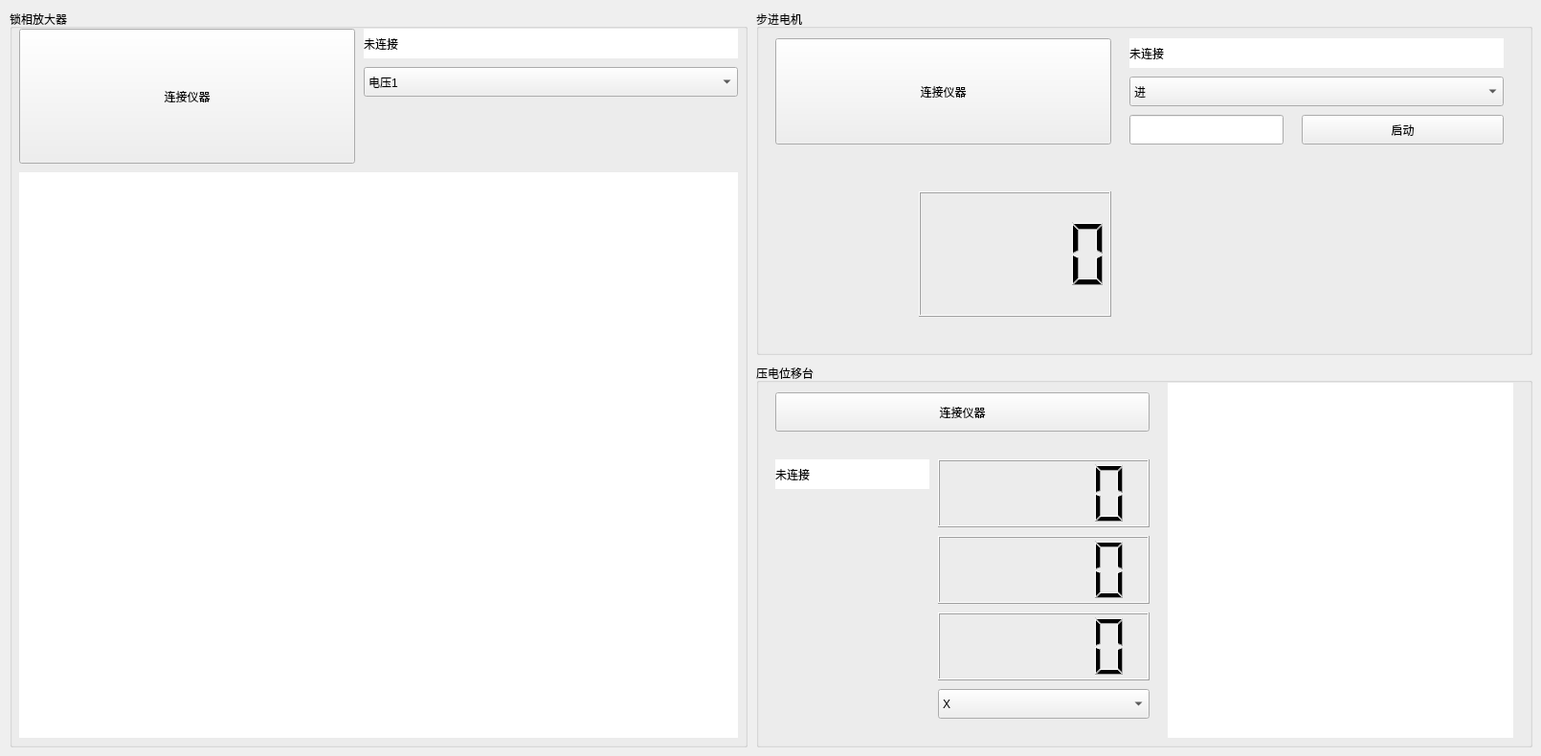
    <widget class="QWidget" name="tab_debug">
     <attribute name="title">
      <string>调试仪器</string>
     </attribute>
     <widget class="QGroupBox" name="groupBox">
      <property name="geometry">
       <rect>
        <x>10</x>
        <y>10</y>
        <width>771</width>
        <height>771</height>
       </rect>
      </property>
      <property name="title">
       <string>锁相放大器</string>
      </property>
      <widget class="QPushButton" name="pushButton">
       <property name="geometry">
        <rect>
         <x>10</x>
         <y>20</y>
         <width>351</width>
         <height>141</height>
        </rect>
       </property>
       <property name="text">
        <string>连接仪器</string>
       </property>
      </widget>
      <widget class="QWidget" name="widget" native="true">
       <property name="geometry">
        <rect>
         <x>10</x>
         <y>170</y>
         <width>751</width>
         <height>591</height>
        </rect>
       </property>
       <property name="styleSheet">
        <string notr="true">background-color: rgb(255, 255, 255);</string>
       </property>
      </widget>
      <widget class="QComboBox" name="comboBox">
       <property name="geometry">
        <rect>
         <x>370</x>
         <y>60</y>
         <width>391</width>
         <height>31</height>
        </rect>
       </property>
       <item>
        <property name="text">
         <string>电压1</string>
        </property>
       </item>
       <item>
        <property name="text">
         <string>电流1</string>
        </property>
       </item>
      </widget>
      <widget class="QLabel" name="label_3">
       <property name="geometry">
        <rect>
         <x>370</x>
         <y>20</y>
         <width>391</width>
         <height>31</height>
        </rect>
       </property>
       <property name="styleSheet">
        <string notr="true">background-color: rgb(255, 255, 255);</string>
       </property>
       <property name="text">
        <string>未连接</string>
       </property>
      </widget>
     </widget>
     <widget class="QGroupBox" name="groupBox_2">
      <property name="geometry">
       <rect>
        <x>790</x>
        <y>10</y>
        <width>811</width>
        <height>361</height>
       </rect>
      </property>
      <property name="title">
       <string>步进电机</string>
      </property>
      <widget class="QPushButton" name="pushButton_2">
       <property name="geometry">
        <rect>
         <x>20</x>
         <y>30</y>
         <width>351</width>
         <height>111</height>
        </rect>
       </property>
       <property name="text">
        <string>连接仪器</string>
       </property>
      </widget>
      <widget class="QLabel" name="label_4">
       <property name="geometry">
        <rect>
         <x>390</x>
         <y>30</y>
         <width>391</width>
         <height>31</height>
        </rect>
       </property>
       <property name="styleSheet">
        <string notr="true">background-color: rgb(255, 255, 255);</string>
       </property>
       <property name="text">
        <string>未连接</string>
       </property>
      </widget>
      <widget class="QComboBox" name="comboBox_2">
       <property name="geometry">
        <rect>
         <x>390</x>
         <y>70</y>
         <width>391</width>
         <height>31</height>
        </rect>
       </property>
       <item>
        <property name="text">
         <string>进</string>
        </property>
       </item>
       <item>
        <property name="text">
         <string>退</string>
        </property>
       </item>
      </widget>
      <widget class="QLineEdit" name="lineEdit">
       <property name="geometry">
        <rect>
         <x>390</x>
         <y>110</y>
         <width>161</width>
         <height>31</height>
        </rect>
       </property>
      </widget>
      <widget class="QPushButton" name="pushButton_3">
       <property name="geometry">
        <rect>
         <x>570</x>
         <y>110</y>
         <width>211</width>
         <height>31</height>
        </rect>
       </property>
       <property name="text">
        <string>启动</string>
       </property>
      </widget>
      <widget class="QLCDNumber" name="lcdNumber">
       <property name="geometry">
        <rect>
         <x>170</x>
         <y>190</y>
         <width>201</width>
         <height>131</height>
        </rect>
       </property>
      </widget>
     </widget>
     <widget class="QGroupBox" name="groupBox_3">
      <property name="geometry">
       <rect>
        <x>790</x>
        <y>380</y>
        <width>811</width>
        <height>401</height>
       </rect>
      </property>
      <property name="title">
       <string>压电位移台</string>
      </property>
      <widget class="QWidget" name="widget_2" native="true">
       <property name="geometry">
        <rect>
         <x>430</x>
         <y>20</y>
         <width>361</width>
         <height>371</height>
        </rect>
       </property>
       <property name="styleSheet">
        <string notr="true">background-color: rgb(255, 255, 255);</string>
       </property>
      </widget>
      <widget class="QLCDNumber" name="lcdNumber_2">
       <property name="geometry">
        <rect>
         <x>190</x>
         <y>100</y>
         <width>221</width>
         <height>71</height>
        </rect>
       </property>
      </widget>
      <widget class="QLCDNumber" name="lcdNumber_3">
       <property name="geometry">
        <rect>
         <x>190</x>
         <y>180</y>
         <width>221</width>
         <height>71</height>
        </rect>
       </property>
      </widget>
      <widget class="QLCDNumber" name="lcdNumber_4">
       <property name="geometry">
        <rect>
         <x>190</x>
         <y>260</y>
         <width>221</width>
         <height>71</height>
        </rect>
       </property>
      </widget>
      <widget class="QComboBox" name="comboBox_3">
       <property name="geometry">
        <rect>
         <x>190</x>
         <y>340</y>
         <width>221</width>
         <height>31</height>
        </rect>
       </property>
       <item>
        <property name="text">
         <string>X</string>
        </property>
       </item>
       <item>
        <property name="text">
         <string>Y</string>
        </property>
       </item>
       <item>
        <property name="text">
         <string>Z</string>
        </property>
       </item>
      </widget>
      <widget class="QPushButton" name="pushButton_4">
       <property name="geometry">
        <rect>
         <x>20</x>
         <y>30</y>
         <width>391</width>
         <height>41</height>
        </rect>
       </property>
       <property name="text">
        <string>连接仪器</string>
       </property>
      </widget>
      <widget class="QLabel" name="label_5">
       <property name="geometry">
        <rect>
         <x>20</x>
         <y>100</y>
         <width>161</width>
         <height>31</height>
        </rect>
       </property>
       <property name="styleSheet">
        <string notr="true">background-color: rgb(255, 255, 255);</string>
       </property>
       <property name="text">
        <string>未连接</string>
       </property>
      </widget>
     </widget>
    </widget>
